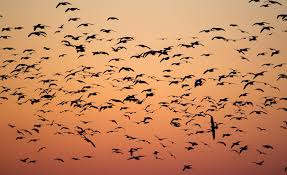
#> input picture Lesson_6_threshold/birds.jpeg, 287 x 175 px
$ python 'global _thresh.py'
#> lines starting #> are read from the running program, lines starting #| are printed output that depends on the picture; after the words box and inside, x2 and y2 are one past the last pixel; in counts of white or black regions, pixels touching at a corner belong together
import os
import cv2

img = cv2.imread(os.path.join('.','birds.jpeg'))
#> img is the input picture: shape (175, 287, 3); mean B, G, R 95.4, 135.4, 197.9

#1)
img_gray = cv2.cvtColor(img, cv2.COLOR_BGR2GRAY)
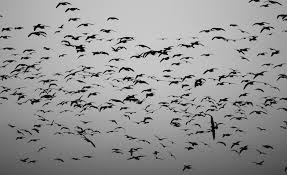
#> img_gray: shape (175, 287); min 1, max 224, mean 149.5

#2)
# 80 is the bottom threshold otherwise go to 255
ret, thresh = cv2.threshold(img_gray, 80, 255, cv2.THRESH_BINARY)
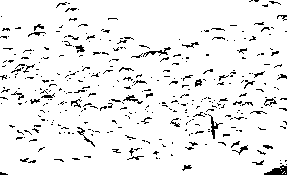
#> thresh: shape (175, 287); 93.3% white; black in thin lines or dots

cv2.imshow('thresh', thresh)
#3) Optional - Makes the binary look more distinct
# thresh = cv2.blur(thresh,(10,10))
# ret, thresh = cv2.threshold(img_gray, 80, 255, cv2.THRESH_BINARY)

cv2.imshow('img', img)
cv2.imshow('img gray', img_gray)
cv2.imshow('thresh', thresh)
cv2.waitKey(0)

$ run again, with Lesson_6_threshold/handwritten.png saved as Lesson_6_threshold/birds.jpeg
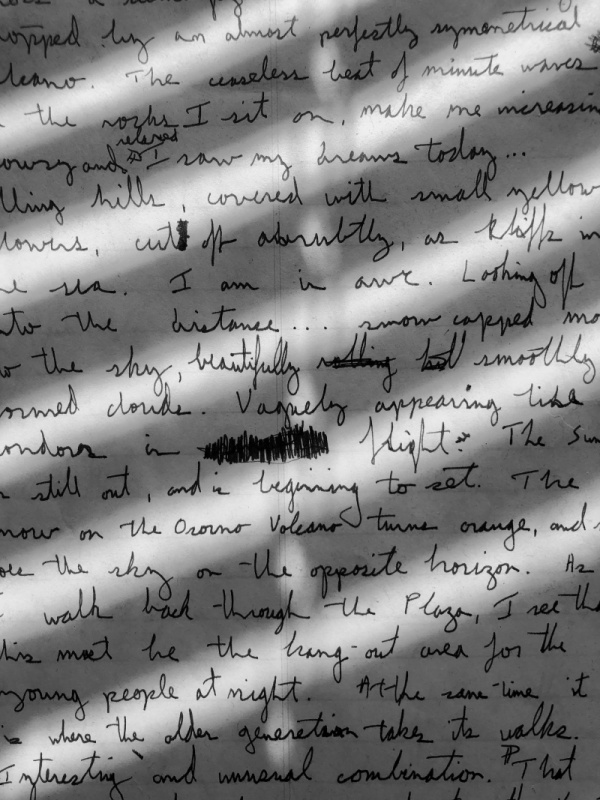
#> input picture Lesson_6_threshold/handwritten.png, 600 x 800 px
#> img is the input picture: shape (800, 600, 3); min 0, max 244, mean 129.6
#> `ret, thresh = cv2.threshold(img_gray, 80, 255, cv2.THRESH_BINARY)`:
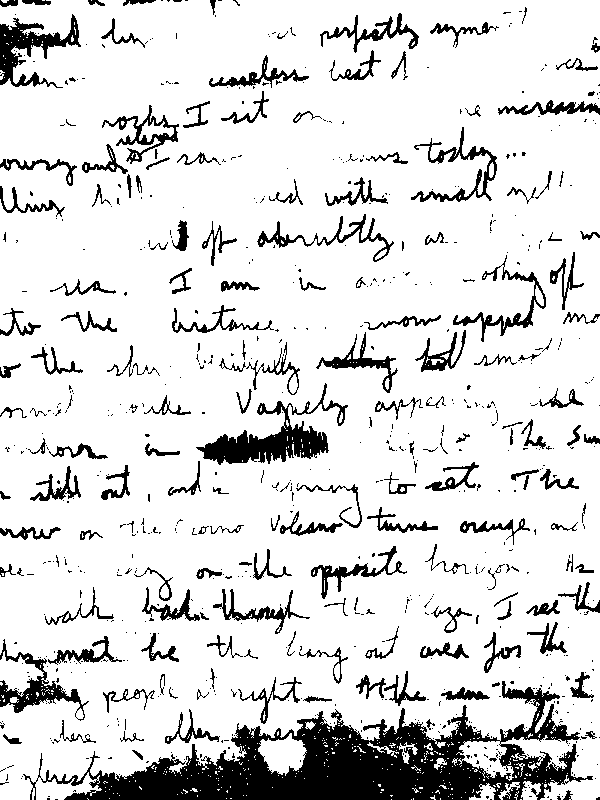
#> thresh: shape (800, 600); 85.9% white; 754 black regions (585 under 20 px), largest, box (x1, y1, x2, y2) and area: (23, 681, 593, 800) 24242, (196, 383, 348, 465) 3625, (0, 14, 81, 88) 2187
